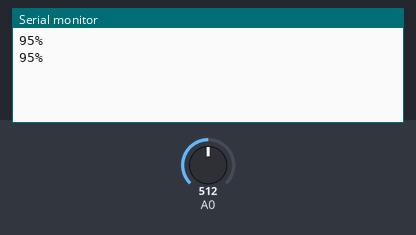
The sketch below on a simulated Arduino Uno, built with avr-gcc and run on an emulated ATmega328P. On the bench: the last lines printed to the serial monitor. The test bench sets the inputs (shaded band); at power-on: A0 = 512.

Above: at 3.8 s.
3.9 s: A0 set to 716
At 7.3 s:
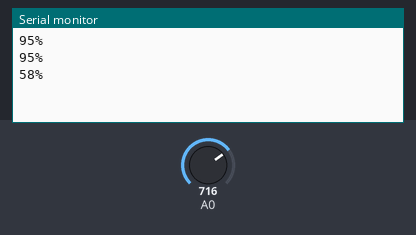
7.8 s: A0 set to 900
At 9.6 s:
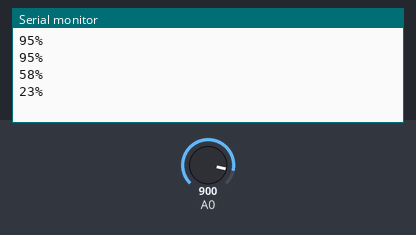
Timing chart, 0 to 11.1 s (numbered marks = the images above; inputs shaded):
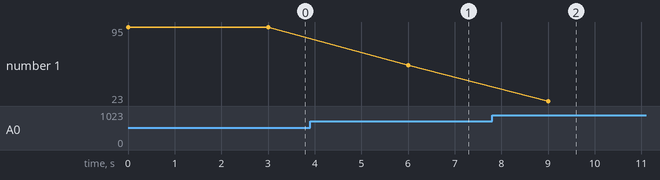

Measured:
- after the input at 3.9 s, the serial monitor: prints a new line after 2.1 s (image 1)
- after the input at 7.8 s, the serial monitor: prints a new line after 1.2 s (image 2)
- plotted number 1: 95 → 58 after the input at 3.9 s, 58 → 23 after the input at 7.8 s

The sketch:

umidita_terreno.ino
```cpp
int soil=0;
//String soill="";

// the setup routine runs once when you press reset:
void setup() {
  // initialize serial communication at 9600 bits per second:
  Serial.begin(9600);
}

// the loop routine runs over and over again forever:
void loop() {
  // read the input on analog pin 0:
  int sensorValue = analogRead(A0);
  sensorValue = constrain(sensorValue, 485, 1023);
  // print out the value you read:
  //Serial.println(sensorValue);

  //map the value to a percentage
  soil = map(sensorValue, 485, 1023, 100, 0);

  // print out the soil water percentage you calculated:
  Serial.print(soil);
  Serial.println("%");
  //soill = atoi(soil);
  //Spark.variable("umid", &soil, INT);
  //Spark.publish("Umidita %",soill,60,PRIVATE);


  delay(3000);        // delay in between reads for stability
}
```
